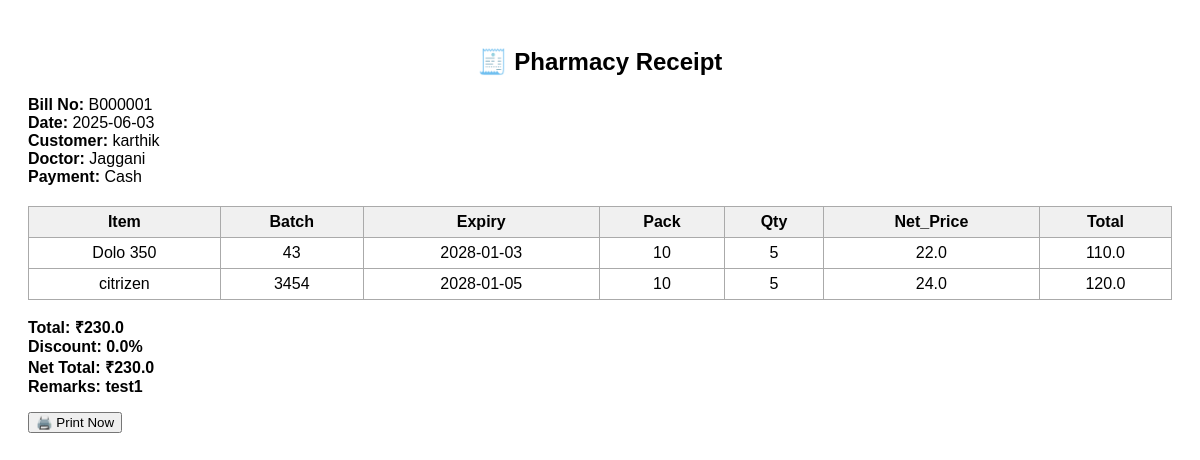
Page /pharmacy/print_bill?bill_no=B000001 (signed in) on the committed database.
### tables this page shows
CREATE TABLE pharmacy_header (
    bill_no TEXT PRIMARY KEY,
    sale_date TEXT,
    customer_name TEXT,
    doctor_name TEXT,
    prescription_ref TEXT,
    payment_type TEXT,
    total_price REAL,
    discount_percent REAL,
    net_total REAL,
    remarks TEXT,
    day_bill_id INTEGER,
    user_id TEXT
, visit_type TEXT DEFAULT 'Walk-in', mrno TEXT);

CREATE TABLE pharmacy_items (
    item_id INTEGER,
    bill_no TEXT,
    batch_no TEXT,
    expiry_date TEXT,
    pack TEXT,
    available_qty INTEGER,
    mrp REAL,
    net_price REAL,
    required_qty INTEGER,
    price REAL,
    new_avl_qty INTEGER
);

CREATE TABLE master (
    item_id INTEGER PRIMARY KEY AUTOINCREMENT,
    item_name TEXT,
    batch_no TEXT,
    expiry_date TEXT,
    pack TEXT,
    available_qty INTEGER,
    buying_price REAL,
    mrp REAL,
    selling_price REAL,
    user_id TEXT,
    is_active TEXT DEFAULT 'Y', area TEXT,
    UNIQUE(item_name, batch_no)
);

### app.py (the view)
@app.route('/pharmacy/print_bill')
def print_bill():
    if "user_id" not in session:
        return redirect('/')
    bill_no = request.args.get('bill_no', '').strip()
    if not bill_no:
        return "❌ bill_no is required", 400
    bill_no = request.args.get('bill_no')
    conn = get_db()
    cur = conn.cursor()
    cur.execute("SELECT * FROM pharmacy_header WHERE bill_no = ?", (bill_no,))
    row = cur.fetchone()
    if row is None:
        cur.close()
        conn.close()
        return "❌ No bill found for this bill number.", 404
    header = dict(row)
    cur.execute("""
        SELECT m.item_name, i.batch_no, i.expiry_date, i.pack,
               i.required_qty, i.net_price, i.price
        FROM pharmacy_items i join  master m ON i.item_id = m.item_id
        WHERE bill_no = ?
    """, (bill_no,))
    items = [dict(r) for r in cur.fetchall()]
    cur.close()
    conn.close()
    return render_template("print_receipt.html", hdr=header, items=items)

### app.py (called while the page is built)
def get_db():
    conn = sqlite3.connect(DATABASE,timeout=10)
    conn.row_factory = sqlite3.Row
    return conn

@app.before_request
def check_license():
    allowed_paths = ['/static', '/renew', '/login', '/favicon.ico', '/change_password']
    if any(request.path.startswith(p) for p in allowed_paths):
        return
    conn = get_db()
    cur = conn.cursor()
    cur.execute("SELECT end_date FROM license ORDER BY id DESC LIMIT 1")
    row = cur.fetchone()
    cur.close()
    conn.close()
    if row:
        end_date = datetime.datetime.strptime(row[0], "%Y-%m-%d").date()
        today = datetime.date.today()
        if today > end_date:
            return '''
                <h2 style="color:red">⛔ License Expired</h2>
                <p>Please contact developer and enter a new license key below:</p>
                <a href="/renew">🔑 Click here to Renew</a>
            ''', 403

def get_today_day_bill_id(conn):
    cur = conn.cursor()
    cur.execute("SELECT COALESCE(MAX(day_bill_id), 0) + 1 FROM pharmacy_header WHERE date(sale_date) = date('now') AND user_id = ?", (session.get("user_id"),))
    val = cur.fetchone()[0]
    cur.close()
    return val

def get_next_bill_no(conn):
    cur = conn.cursor()
    cur.execute("SELECT MAX(bill_no) FROM pharmacy_header")
    last = cur.fetchone()[0]
    cur.close()
    if last:
        next_seq = int(last[1:]) + 1  # strip “B”
    else:
        next_seq = 1
    return f"B{next_seq:06d}"  # B000001 …

@app.context_processor
def inject_ids():
    conn = get_db()
    ctx = {
        "day_bill_id": get_today_day_bill_id(conn),
        "bill_no": get_next_bill_no(conn)
    }
    conn.close()
    return ctx

### templates/print_receipt.html (shortened to what this page needs)
<!DOCTYPE html>
<html>
<head>
</head>
<body>
<h2>🧾 Pharmacy Receipt</h2>
<div class="header">
  <p>
    <b>Bill No:</b> {{ hdr.bill_no }}<br>
    <b>Date:</b> {{ hdr.sale_date }}<br>
    <b>Customer:</b> {{ hdr.customer_name }}<br>
    <b>Doctor:</b> {{ hdr.doctor_name }}<br>
    <b>Payment:</b> {{ hdr.payment_type }}
  </p>
</div>
<table>
  <thead>
    <tr>
      <th>Item</th>
      <th>Batch</th>
      <th>Expiry</th>
      <th>Pack</th>
      <th>Qty</th>
      <th>Net_Price</th>
      <th>Total</th>
    </tr>
  </thead>
  <tbody>
    {% for i in items %}
    <tr>
      <td>{{ i.item_name }}</td>
      <td>{{ i.batch_no }}</td>
      <td>{{ i.expiry_date }}</td>
      <td>{{ i.pack }}</td>
      <td>{{ i.required_qty }}</td>
      <td>{{ i.net_price }}</td>
      <td>{{ i.price }}</td>
    </tr>
    {% endfor %}
  </tbody>
</table>
<div class="footer">
  <p>
    Total: ₹{{ hdr.total_price }}<br>
    Discount: {{ hdr.discount_percent }}%<br>
    Net Total: ₹{{ hdr.net_total }}<br>
    Remarks: {{ hdr.remarks }}
  </p>
</div>
<button onclick="window.print()">🖨️ Print Now</button>
</body>
</html>

### templates/print_receipt.html (style rules this page uses)
body { font-family: Arial; padding: 20px; background: #fff; }
h2 { text-align: center; }
table { width: 100%; border-collapse: collapse; margin-top: 20px; }
th, td { border: 1px solid #aaa; padding: 6px; text-align: center; }
th { background: #f0f0f0; }
.header, .footer { margin-bottom: 10px; }
.footer { font-weight: bold; }

### rows in the picture
pharmacy_header: bill_no "B000001", sale_date "2025-06-03", customer_name "karthik", doctor_name "Jaggani", payment_type "Cash", total_price "230.0", discount_percent "0.0", net_total "230.0", remarks "test1"
pharmacy_items: item_name "Dolo 350", batch_no "43", expiry_date "2028-01-03", pack "10", required_qty "5", net_price "22.0", price "110.0"
pharmacy_items: item_name "citrizen", batch_no "3454", expiry_date "2028-01-05", pack "10", required_qty "5", net_price "24.0", price "120.0"
